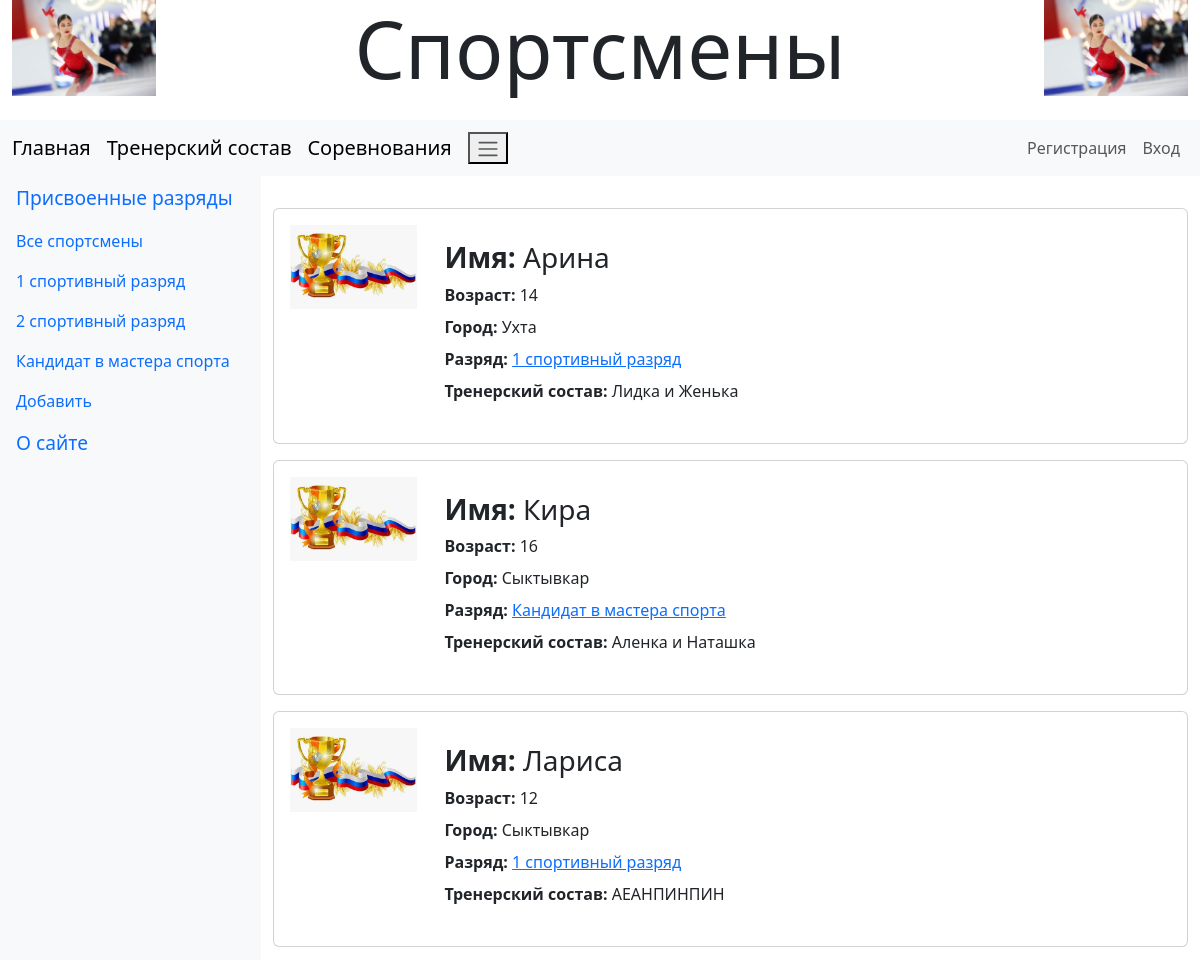
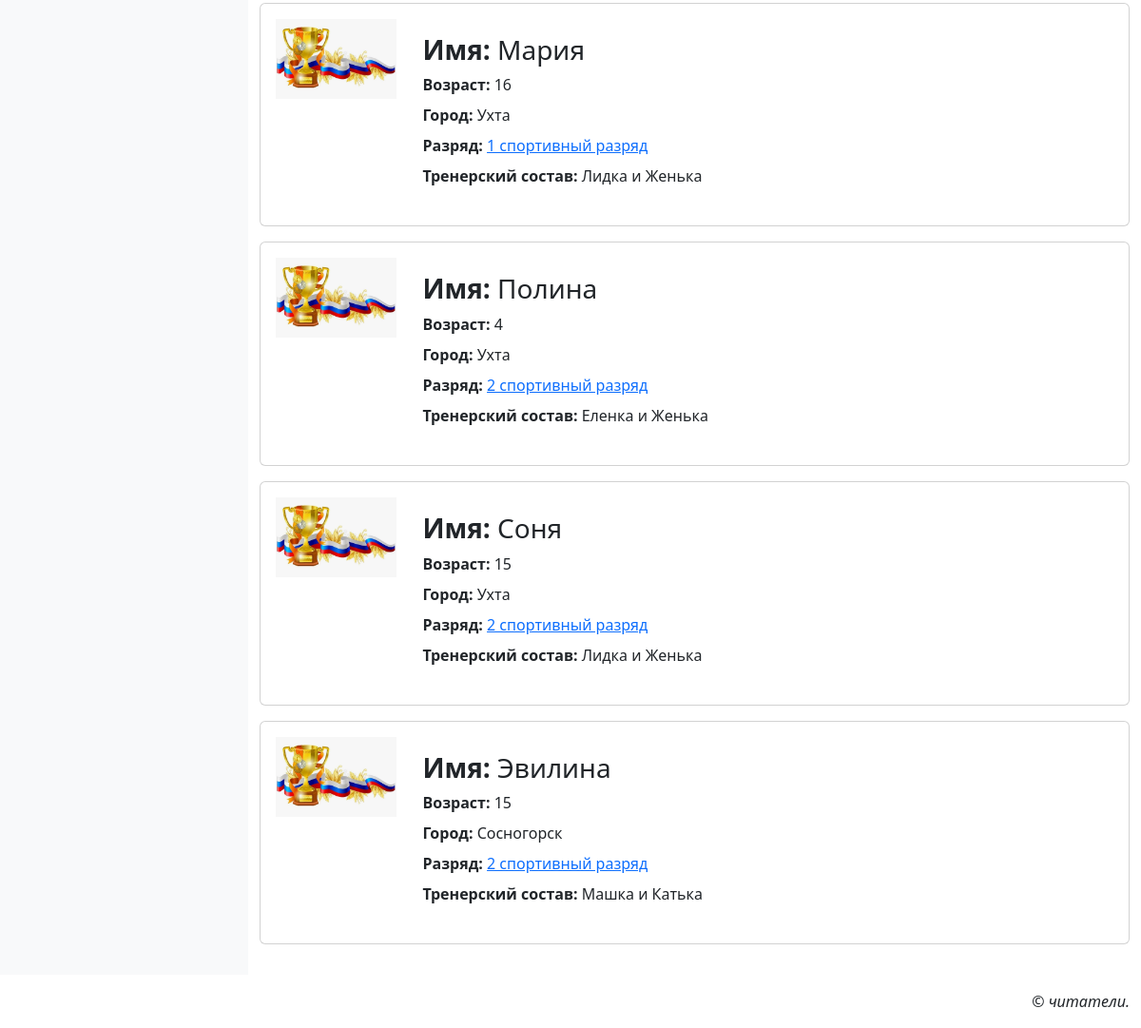
The page /sport/ on the database its author committed (2 pictures, top to bottom).
### sportsman/models.py (models this page shows, shortened)
class Category(models.Model):
    name_rank = models.CharField(max_length=50, db_index=True, verbose_name='Спортивный разряд')
    class Meta:
        verbose_name_plural = 'Спортивные разряды'
        verbose_name = 'Спортивный разряд'
        ordering = ['name_rank']

class SP(models.Model):
    name = models.CharField(max_length=100, verbose_name='Имя')
    age = models.IntegerField(verbose_name='Возраст')
    category = models.ForeignKey('Category', null=True, on_delete=models.PROTECT, verbose_name='Разряд')
    town = models.CharField(max_length=100, verbose_name='Город')
    couches = models.TextField(verbose_name='Тренерский состав')
    image_sp = models.ImageField(blank=True, upload_to=get_timestamp_path, verbose_name='Фотография')
    class Meta:
        verbose_name_plural = 'Спортсмены'
        verbose_name = 'спортсмена'
        ordering = ['name']

### sportsman/views.py (the view)
# urls.py: path('sport/', sport, name='sport'),
def sport(request) :
     template = loader.get_template('sportsman/sport.html')
     sps = SP.objects.all()
     paginator = Paginator(sps, 2)
     if 'page' in request.GET:
          page_num = request.GET['page']
     else:
          page_num = 1
     page = paginator.get_page(page_num)
     categorys = Category.objects.all()
     context = {'categorys': categorys, 'page': page, 'sps': sps}
     return render(request, 'sportsman/sport.html', context)

### sportsman/models.py (called while the page is built)
    def get_queryset(self):
        return super().get_queryset().filter(super_rubric__isnull=False)

### sportsman/templates/sportsman/sport.html (shortened to what this page needs)
{% extends "layout/basic_sport.html" %}
{% load thumbnail %}
{% load static %}
{% load django_bootstrap5 %}
{% block content %}
{% if sps %}
<div class="vstack gap-3 my-4">
    {% for sp in sps %}
    <div class="card">
        {% url 'category_sps' sp.category.pk as url %}
        <div class="row p-3">
            <a class="col-md-2" href="{{ url }}{{ all }}">
                {% if sp.image_sp %}
                <img class="img-fluid"
                     src="{% thumbnail sp.image_sp 'default' %}">
                {% else %}
                <img class="img-fluid" src="{% static 'sportsman/empty1.jpg' %}">
                {% endif %}
            </a>
            <div class="col-md-10 card-body">
                <h3 class="card-title mb-2"><strong>Имя: </strong>{{sp.name}}</h3>
                <div class="card-text mb-2"><strong>Возраст: </strong>{{sp.age}}</div>
                <div class="card-text mb-2"><strong>Город: </strong>{{sp.town}}</div>
                <div class="card-text mb-2"><strong>Разряд: </strong><a href="{{ url }}{{ all }}">{{ sp.category.name_rank }}</a></div>
                <div class="card-text mb-2"><strong>Тренерский состав: </strong>{{sp.couches}}</div>
            </div>
        </div>
    </div>
    {% endfor %}
</div>
{% endif %}
{% endblock %}

### sportsman/templates/layout/basic_sport.html (shortened to what this page needs)
{% load django_bootstrap5 %}
{% load static%}
<!DOCTYPE html>
<html>
  <head>
    {% bootstrap_css %}
    <link rel="stylesheet" type="text/css" href="{% static 'sportsman/style.css' %}">
  </head>
  <body class="container-fluid">
    <header class="mb-4">
      <h1 class="display-1 text-center">Спортсмены</h1>
    </header>
    <nav class="row navbar navbar-expand-md bg-light">
      <div class="col container">
        <a class="navbar-brand" href="{% url 'home' %}">Главная</a>
        <a class="navbar-brand" href="{% url 'index' %}">Тренерский состав</a>
        <a class="navbar-brand" href="{% url 'compet' %}">Соревнования</a>
        <button class="navbar-togger" type="button" data-bs-toggle="collapse" data-bs-target="#navbarNav">
          <span class="navbar-toggler-icon"></span>
        </button>
        <div class="collapse navbar-collapse justify-content-end" id="navbarNav">
          <div class="navbar-nav">
            {% if user.is_authenticated %}
            <div class="nav-item dropdown">
              <a class="nav-link dropdown-toggle" data-bs-toggle="dropdown" href="{% url 'profile' %}">Профиль</a>
              <div class="dropdown-menu">
                <a class="dropdown-item" href="{% url 'profile_edit' %}">Изменить данные</a>
                <a class="dropdown-item" href="{% url 'password_edit' %}">Изменить пароль</a>
                <hr class="dropdown-divider">
                <form class="px-3" method="post" action="{% url 'logout' %}">
                  {% csrf_token %}
                  {% bootstrap_button 'Выйти' button_class='btn-danger' %}
                </form>
                <hr class="dropdown-divider">
                <a class="dropdown-item" href="{% url 'profile_delete' %}">Удалить</a>
              </div>
            </div>
            {% else %}
            <a class="nav-link" href="{% url 'register' %}">Регистрация</a>
            <a class="nav-link" href="{% url 'login' %}">Вход</a>
            {% endif %}
          </div>
        </div>
      </div>
    </nav>
    <div class="row">
      <nav class="col-md-auto nav flex-column bg-light">
        <span class="nav-link root">Присвоенные разряды</span>
        <a class="nav-link" href="{% url 'sport' %}">Все спортсмены</a>
        {% for category in categorys %}
        <a class="nav-link" href="{% url 'category_sps' category.pk %}">{{ category.name_rank}}</a>
        {% endfor %}
        <a class="nav-link" href="{% url 'add' %}">Добавить</a>
        <a class="nav-link root" href="{% url 'about' %}">О сайте</a>
      </nav>
      <main class="col py-2">
        {% block content %}
        {% endblock %}
      </main>
    </div>
    <footer class="mt-3">
      <p class="text-end fst-italic">&copy; читатели.</p>
    </footer>
  </body>
</html>

### sportsman/static/sportsman/style.css (style rules this page uses)
header h1 { background: url("bg.jpg") left / auto 100% no-repeat, url("bg.jpg") right /auto 100% no-repeat; }
.root { font-size: larger }

### rows shown on the page
Category: name_rank "1 спортивный разряд"
Category: name_rank "2 спортивный разряд"
Category: name_rank "Кандидат в мастера спорта"
SP: name "Арина", age "14", town "Ухта", category.name_rank "1 спортивный разряд", couches "Лидка и Женька"
SP: name "Кира", age "16", town "Сыктывкар", category.name_rank "Кандидат в мастера спорта", couches "Аленка и Наташка"
SP: name "Лариса", age "12", town "Сыктывкар", category.name_rank "1 спортивный разряд", couches "АЕАНПИНПИН"
SP: name "Мария", age "16", town "Ухта", category.name_rank "1 спортивный разряд", couches "Лидка и Женька"
SP: name "Полина", age "4", town "Ухта", category.name_rank "2 спортивный разряд", couches "Еленка и Женька"
SP: name "Соня", age "15", town "Ухта", category.name_rank "2 спортивный разряд", couches "Лидка и Женька"
SP: name "Эвилина", age "15", town "Сосногорск", category.name_rank "2 спортивный разряд", couches "Машка и Катька"
